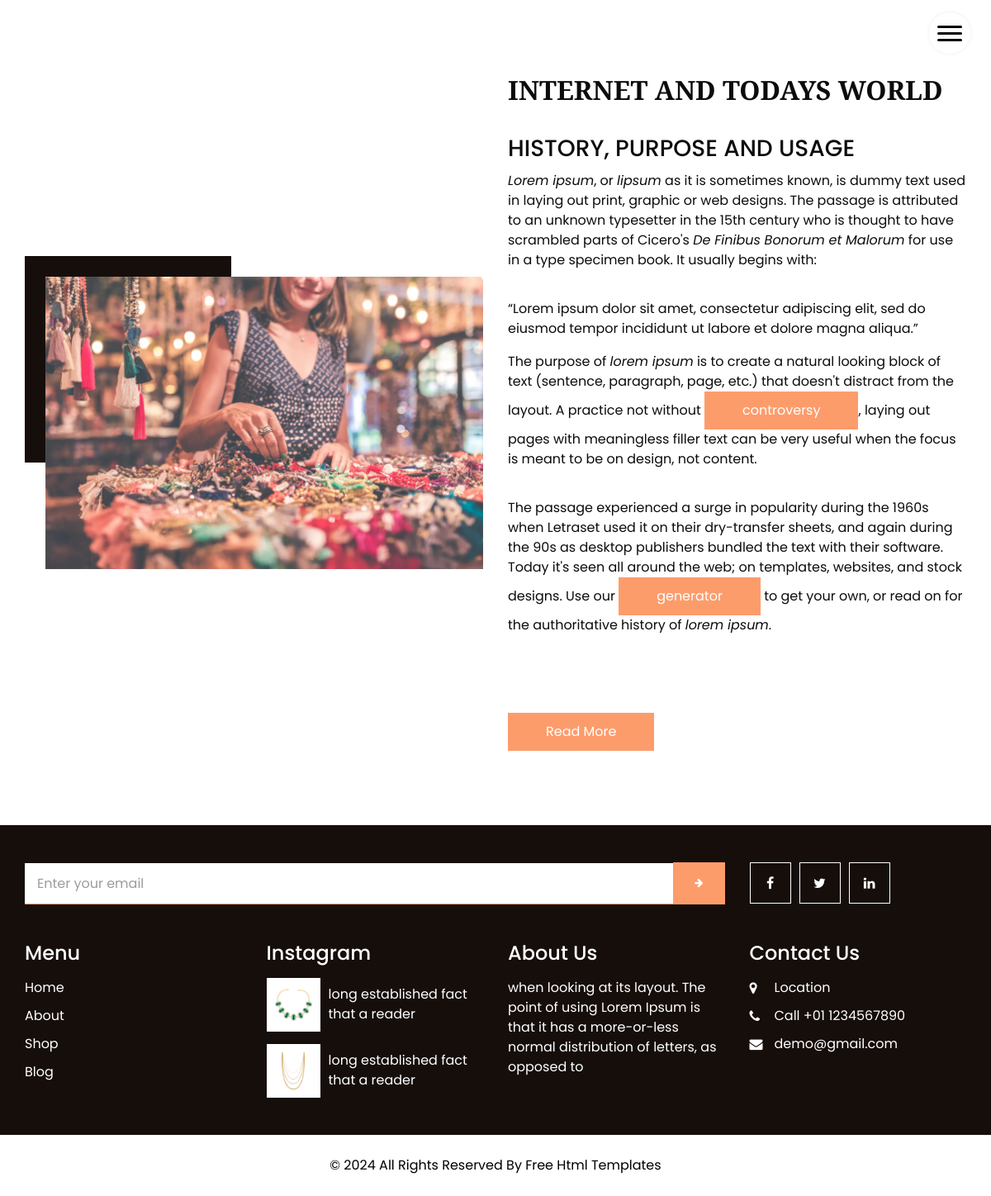
The app's page /newsdetail/4 with its own data.
### news/models.py (models this page shows)
class News(models.Model):
    icon=models.ImageField()
    title=models.CharField(max_length=50)
    description=HTMLField()

### mysite/views.py (the view)
# urls.py: path('newsdetail/<newsid>',views.newsdetail),
def newsdetail(request,newsid):
   print(newsid)
   newsdata=News.objects.get(id=newsid)
   return render(request,"newsdetail.html",{'newsdata':newsdata})

### templates/newsdetail.html
{% include "header.html" %}
  <section class="about_section  layout_padding">
    <div class="container">
      <div class="row">
        <div class="col-md-6">
          <div class="img-box">
            <img src="/static/images/about-img.jpg" alt="">
          </div>
        </div>
        <div class="col-md-6">
          <div class="detail-box">
            <div class="heading_container">
              <h2>
              {{newsdata.title|safe}}
              </h2>
            </div>
            <p>
                {{newsdata.description|safe}}
            </p>
            <a href="">
              Read More
            </a>
          </div>
        </div>
      </div>
    </div>
  </section>
  <section class="info_section layout_padding2">
    <div class="container">
      <div class="row info_form_social_row">
        <div class="col-md-8 col-lg-9">
          <div class="info_form">
            <form action="">
              <input type="email" placeholder="Enter your email">
              <button>
                <i class="fa fa-arrow-right" aria-hidden="true"></i>
              </button>
            </form>
          </div>
        </div>
        <div class="col-md-4 col-lg-3">
          <div class="social_box">
            <a href="">
              <i class="fa fa-facebook" aria-hidden="true"></i>
            </a>
            <a href="">
              <i class="fa fa-twitter" aria-hidden="true"></i>
            </a>
            <a href="">
              <i class="fa fa-linkedin" aria-hidden="true"></i>
            </a>
          </div>
        </div>
      </div>
      <div class="row info_main_row">
        <div class="col-md-6 col-lg-3">
          <div class="info_links">
            <h4>
              Menu
            </h4>
            <div class="info_links_menu">
              <a href="index.html">Home</a>
              <a href="about.html">About</a>
              <a href="shop.html">Shop</a>
              <a href="blog.html">Blog</a>
            </div>
          </div>
        </div>
        <div class="col-md-6 col-lg-3">
          <div class="info_insta">
            <h4>
              Instagram
            </h4>
            <div class="insta_box">
              <div class="img-box">
                <img src="/static/images/p1.png" alt="">
              </div>
              <p>
                long established fact that a reader
              </p>
            </div>
            <div class="insta_box">
              <div class="img-box">
                <img src="/static/images/p2.png" alt="">
              </div>
              <p>
                long established fact that a reader
              </p>
            </div>
          </div>
        </div>
        <div class="col-md-6 col-lg-3">
          <div class="info_detail">
            <h4>
              About Us
            </h4>
            <p class="mb-0">
              when looking at its layout. The point of using Lorem Ipsum is that it has a more-or-less normal distribution of letters, as opposed to
            </p>
          </div>
        </div>
        <div class="col-md-6 col-lg-3">
          <h4>
            Contact Us
          </h4>
          <div class="info_contact">
            <a href="">
              <i class="fa fa-map-marker" aria-hidden="true"></i>
              <span>
                Location
              </span>
            </a>
            <a href="">
              <i class="fa fa-phone" aria-hidden="true"></i>
              <span>
                Call +01 1234567890
              </span>
            </a>
            <a href="">
              <i class="fa fa-envelope"></i>
              <span>
                demo@gmail.com
              </span>
            </a>
          </div>
        </div>
      </div>
    </div>
  </section>
{% include "footer.html" %}

### static/css/style.css (style rules this page uses)
body { font-family: "Poppins", sans-serif; color: #0c0c0c; background-color: #ffffff; overflow-x: hidden; }
.layout_padding { padding: 90px 0; }
.layout_padding2 { padding: 45px 0; }
.heading_container { display: -webkit-box; display: -ms-flexbox; display: flex; -webkit-box-orient: vertical; -webkit-box-direction: normal; -ms-flex-direction: column; flex-direction: column; -webkit-box-align: start; -ms-flex-align: start; align-items: flex-start; font-family: 'Playfair Display', serif; }
.heading_container h2 { position: relative; font-weight: bold; text-transform: uppercase; margin: 0; }
h1, h2 { font-family: 'Playfair Display', serif; }
a, a:hover, a:focus { text-decoration: none; }
.about_section .row { -webkit-box-align: center; -ms-flex-align: center; align-items: center; }
.about_section .img-box { position: relative; padding: 25px 0 0 25px; }
.about_section .img-box img { width: 100%; position: relative; }
.about_section .img-box::before { content: ""; position: absolute; top: 0; left: 0; width: 250px; height: 250px; background-color: #160e0b; }
.about_section .detail-box p { margin-top: 10px; margin-bottom: 35px; }
.about_section .detail-box a { display: inline-block; padding: 10px 45px; background-color: #fd9c6b; color: #ffffff; border-radius: 0; border: 1px solid #fd9c6b; -webkit-transition: all .2s; transition: all .2s; }
.info_section { background-color: #160e0b; color: #ffffff; }
.info_section .info_form_social_row { -webkit-box-align: center; -ms-flex-align: center; align-items: center; margin-bottom: 45px; }
.info_section .info_form { width: 100%; }
.info_section .info_form form { display: -webkit-box; display: -ms-flexbox; display: flex; -webkit-box-align: end; -ms-flex-align: end; align-items: flex-end; }
.info_section .info_form form input { -webkit-box-flex: 1; -ms-flex: 1; flex: 1; background-color: #ffffff; height: 50px; padding-left: 15px; outline: none; color: #ffffff; border: none; border-bottom: 1px solid #fd9c6b; }
.info_section .info_form form input::placeholder { color: #9c9c9c; }
.info_section .info_form form button { background-color: transparent; color: #fd9c6b; text-transform: uppercase; font-size: 12px; outline: none; border: none; display: inline-block; padding: 15.5px 25px; background-color: #fd9c6b; color: #ffffff; border-radius: 0; border: 1px solid #fd9c6b; -webkit-transition: all .2s; transition: all .2s; }
.info_section .social_box { width: 100%; display: -webkit-box; display: -ms-flexbox; display: flex; }
.info_section .social_box a { display: -webkit-box; display: -ms-flexbox; display: flex; -webkit-box-pack: center; -ms-flex-pack: center; justify-content: center; -webkit-box-align: center; -ms-flex-align: center; align-items: center; width: 50px; height: 50px; border: 1px solid #ffffff; color: #ffffff; margin-right: 10px; }
.info_section h4 { margin-bottom: 15px; }
.info_section .info_links .info_links_menu { display: -webkit-box; display: -ms-flexbox; display: flex; -webkit-box-orient: vertical; -webkit-box-direction: normal; -ms-flex-direction: column; flex-direction: column; }
.info_section .info_links .info_links_menu a { color: #ffffff; }
.info_section .info_links .info_links_menu a:not(:nth-last-child(1)) { margin-bottom: 10px; }
.info_section .info_insta .insta_box { display: -webkit-box; display: -ms-flexbox; display: flex; -webkit-box-align: center; -ms-flex-align: center; align-items: center; }
.info_section .info_insta .insta_box .img-box { width: 65px; min-width: 65px; height: 65px; padding: 10px; display: -webkit-box; display: -ms-flexbox; display: flex; -webkit-box-pack: center; -ms-flex-pack: center; justify-content: center; -webkit-box-align: center; -ms-flex-align: center; align-items: center; margin-right: 10px; background-color: #ffffff; }
.info_section .info_insta .insta_box .img-box img { max-width: 100%; max-height: 100%; }
.info_section .info_insta .insta_box p { margin: 0; }
.info_section .info_insta .insta_box:not(:nth-last-child(1)) { margin-bottom: 15px; }
.info_section .info_contact a { display: -webkit-box; display: -ms-flexbox; display: flex; -webkit-box-align: center; -ms-flex-align: center; align-items: center; color: #ffffff; margin-bottom: 10px; }
.info_section .info_contact a i { margin-right: 5px; width: 25px; }

### static/css/responsive.css (style rules this page uses)
@media (min-width: 1200px) { .container { max-width: 1170px; } }

### records on screen
News: title "INTERNET AND TODAYS WORLD", description "HISTORY, PURPOSE AND USAGE Lorem ipsum , or lipsum as it is sometimes known, is dummy text used in laying out print, graphic or web designs. The passage is attributed to an unknown typesetter in the 15th century who is thought to have scrambled parts of Cicero's De Finibus Bonorum et Malorum for use in a type specimen book. It usually begins with: “Lorem ipsum dolor sit amet, consectetur adipiscing elit, sed do eiusmod tempor incididunt ut labore et dolore magna aliqua.” The purpose of lorem ipsum is to create a natural looking block of text (sentence, paragraph, page, etc.) that doesn't distract from the layout. A practice not without controversy , laying out pages with meaningless filler…"
